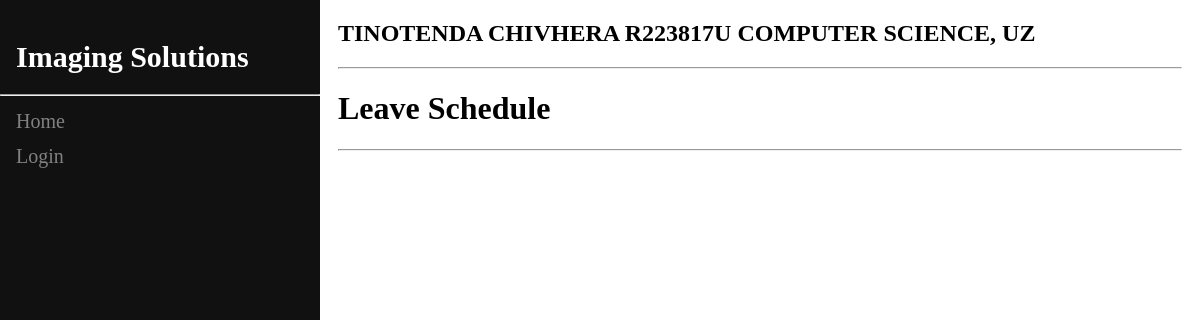
Page /view_schedule on the earlier database version.
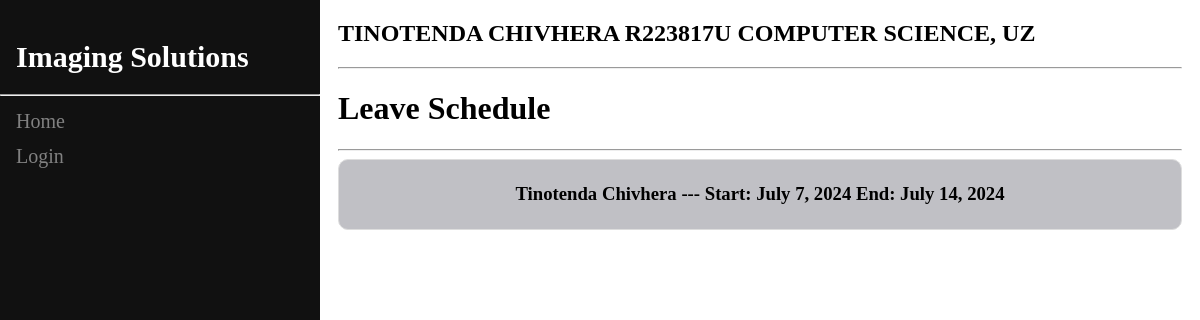
Same page on the later database version.
### ems/models.py (models this page shows, shortened)
class Leave(models.Model):
    user = models.ForeignKey(User, on_delete=models.CASCADE)
    start = models.DateField()
    end = models.DateField()
    reason = models.TextField()
    approved = models.BooleanField(default=False)

class User(AbstractUser):
    phone = models.IntegerField(default=0, null=True, blank=True)
    dept = models.ForeignKey(Department, on_delete=models.CASCADE,related_name="dept", default=1)
    role = models.ForeignKey(Role, on_delete=models.CASCADE,related_name="role", default=1)
    hours_worked = models.IntegerField(default=0, null=True, blank=True)

### ems/views.py (the view)
# urls.py: path('view_schedule',views.view_schedule , name = 'view_schedule'),
def view_schedule(request):
    queryset = Leave.objects.all()
    context = {"schedules": queryset}
    return render(request, "schedules.html", context)

### ems/templates/schedules.html (shortened to what this page needs)
{% extends 'staff_base.html' %}
{% block content %}
<div class="container">
    <div class="container-fluid">
        <h1>Leave Schedule</h1>
        <hr>
        <div class="">
            {% for schedule in schedules %}
            <div class="card">
                <h3>{{schedule.user.first_name}} {{schedule.user.last_name}} ---  Start: {{schedule.start}}   End: {{schedule.end}}<h3>
            </div>
            {% endfor %}
        </div>
</div>
{% endblock %}

Differences in the rows shown:
added Leave: user.first_name "Tinotenda", user.last_name "Chivhera", start "July 7, 2024", end "July 14, 2024"
